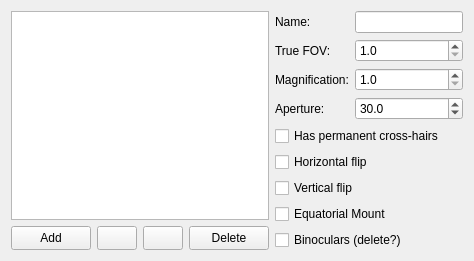
        <widget class="QWidget" name="findersTab">
         <attribute name="title">
          <string>Finders</string>
         </attribute>
         <layout class="QGridLayout" name="gridLayoutFinders">
          <item row="0" column="0">
           <layout class="QHBoxLayout" name="horizontalLayoutFinders">
            <item>
             <layout class="QVBoxLayout" name="verticalLayoutFinders">
              <item>
               <widget class="QListView" name="finderListView">
                <property name="editTriggers">
                 <set>QAbstractItemView::NoEditTriggers</set>
                </property>
                <property name="isWrapping" stdset="0">
                 <bool>false</bool>
                </property>
                <property name="resizeMode">
                 <enum>QListView::Fixed</enum>
                </property>
                <property name="viewMode">
                 <enum>QListView::ListMode</enum>
                </property>
                <property name="modelColumn">
                 <number>0</number>
                </property>
               </widget>
              </item>
			  
              <item>
               <layout class="QHBoxLayout" name="horizontalLayoutFinders2">
                <item>
                 <widget class="QPushButton" name="addFinder">
                  <property name="minimumSize">
                   <size>
                    <width>0</width>
                    <height>24</height>
                   </size>
                  </property>
                  <property name="focusPolicy">
                   <enum>Qt::NoFocus</enum>
                  </property>
                  <property name="text">
                   <string>Add</string>
                  </property>
                 </widget>
                </item>
				
                <item>
                 <widget class="QPushButton" name="pushButtonMoveFinderUp">
                  <property name="sizePolicy">
                   <sizepolicy hsizetype="Fixed" vsizetype="Fixed">
                    <horstretch>0</horstretch>
                    <verstretch>0</verstretch>
                   </sizepolicy>
                  </property>
                  <property name="minimumSize">
                   <size>
                    <width>24</width>
                    <height>24</height>
                   </size>
                  </property>
                  <property name="focusPolicy">
                   <enum>Qt::NoFocus</enum>
                  </property>
                  <property name="icon">
                   <iconset resource="../../../../data/gui/guiRes.qrc">
                    <normaloff>:/graphicGui/uibtUp.png</normaloff>
                    <disabledoff>:/graphicGui/uibtUp-disabled.png</disabledoff>:/graphicGui/uibtUp.png</iconset>
                  </property>
                 </widget>
                </item>
				
                <item>
                 <widget class="QPushButton" name="pushButtonMoveFinderDown">
                  <property name="sizePolicy">
                   <sizepolicy hsizetype="Fixed" vsizetype="Fixed">
                    <horstretch>0</horstretch>
                    <verstretch>0</verstretch>
                   </sizepolicy>
                  </property>
                  <property name="minimumSize">
                   <size>
                    <width>24</width>
                    <height>24</height>
                   </size>
                  </property>
                  <property name="focusPolicy">
                   <enum>Qt::NoFocus</enum>
                  </property>
                  <property name="icon">
                   <iconset resource="../../../../data/gui/guiRes.qrc">
                    <normaloff>:/graphicGui/uibtDown.png</normaloff>
                    <disabledoff>:/graphicGui/uibtDown-disabled.png</disabledoff>:/graphicGui/uibtDown.png</iconset>
                  </property>
                 </widget>
                </item>
				
                <item>
                 <widget class="QPushButton" name="deleteFinder">
                  <property name="minimumSize">
                   <size>
                    <width>0</width>
                    <height>24</height>
                   </size>
                  </property>
                  <property name="focusPolicy">
                   <enum>Qt::NoFocus</enum>
                  </property>
                  <property name="text">
                   <string>Delete</string>
                  </property>
                 </widget>
                </item>
               </layout>
              </item>
             </layout>
            </item>
            <item>
             <layout class="QGridLayout" name="gridLayoutFinders2">
			 
              <item row="0" column="0">
               <widget class="QLabel" name="labelFName">
                <property name="text">
                 <string>Name:</string>
                </property>
               </widget>
              </item>			 

              <item row="0" column="1">
               <widget class="QLineEdit" name="finderName">
                <property name="sizePolicy">
                 <sizepolicy hsizetype="Expanding" vsizetype="Fixed">
                  <horstretch>0</horstretch>
                  <verstretch>0</verstretch>
                 </sizepolicy>
                </property>
                <property name="baseSize">
                 <size>
                  <width>100</width>
                  <height>22</height>
                 </size>
                </property>
                <property name="maxLength">
                 <number>50</number>
                </property>
               </widget>
              </item>
			  
              <item row="1" column="0">
               <widget class="QLabel" name="labelTFOV">
                <property name="text">
                 <string>True FOV:</string>
                </property>
               </widget>
              </item>
			  
			  <item row="1" column="1">
               <widget class="QDoubleSpinBox" name="finderFOV">
                <property name="decimals">
                 <number>1</number>
                </property>
                <property name="minimum">
                 <double>1.0</double>
                </property>
                <property name="maximum">
                 <double>25.0</double>
                </property>
                <property name="singleStep">
                 <double>0.1</double>
                </property>
               </widget>
              </item>
			  
              <item row="2" column="0">
               <widget class="QLabel" name="labelFMag">
                <property name="text">
                 <string>Magnification:</string>
                </property>
               </widget>
              </item>
			  
              <item row="2" column="1">
               <widget class="QDoubleSpinBox" name="finderMag">
                <property name="decimals">
                 <number>1</number>
                </property>
                <property name="minimum">
                 <double>1.0</double>
                </property>
                <property name="maximum">
                 <double>300.0</double>
                </property>
                <property name="singleStep">
                 <double>0.1</double>
                </property>
               </widget>
              </item>
			  
			  <item row="3" column="0">
               <widget class="QLabel" name="labelFDia">
                <property name="text">
                 <string>Aperture:</string>
                </property>
               </widget>
              </item>

              <item row="3" column="1">
               <widget class="QDoubleSpinBox" name="finderDia">
                <property name="decimals">
                 <number>1</number>
                </property>
                <property name="minimum">
                 <double>10.0</double>
                </property>
                <property name="maximum">
                 <double>200.000000000000000</double>
                </property>
                <property name="singleStep">
                 <double>0.100000000000000</double>
                </property>
                <property name="value">
                 <double>30.0000000000000</double>
                </property>
               </widget>
              </item>

              <item row="4" column="0" colspan="2">
               <widget class="QCheckBox" name="finderXHairCheckBox">
                <property name="text">
                 <string>Has permanent cross-hairs</string>
                </property>
               </widget>
              </item>
			  
			  
			   <item row="5" column="0" colspan="2">
               <widget class="QCheckBox" name="finderHFlip">
                <property name="text">
                 <string>Horizontal flip</string>
                </property>
               </widget>
              </item>
              <item row="6" column="0" colspan="2">
               <widget class="QCheckBox" name="finderVFlip">
                <property name="text">
                 <string>Vertical flip</string>
                </property>
               </widget>
              </item>
              <item row="7" column="0" colspan="2">
               <widget class="QCheckBox" name="finderEQ">
                <property name="text">
                 <string>Equatorial Mount</string>
                </property>
               </widget>
              </item>

              <item row="8" column="0" colspan="2">
               <widget class="QCheckBox" name="binocularsFinderCheckBox_useless">
                <property name="text">
                 <string>Binoculars (delete?)</string>
                </property>
               </widget>
              </item>
			  
			  
			  
              <item row="9" column="0">
               <spacer name="verticalSpacer">
                <property name="orientation">
                 <enum>Qt::Vertical</enum>
                </property>
                <property name="sizeHint" stdset="0">
                 <size>
                  <width>0</width>
                  <height>0</height>
                 </size>
                </property>
               </spacer>
              </item>
             </layout>
            </item>
           </layout>
          </item>
         </layout>
        </widget>
